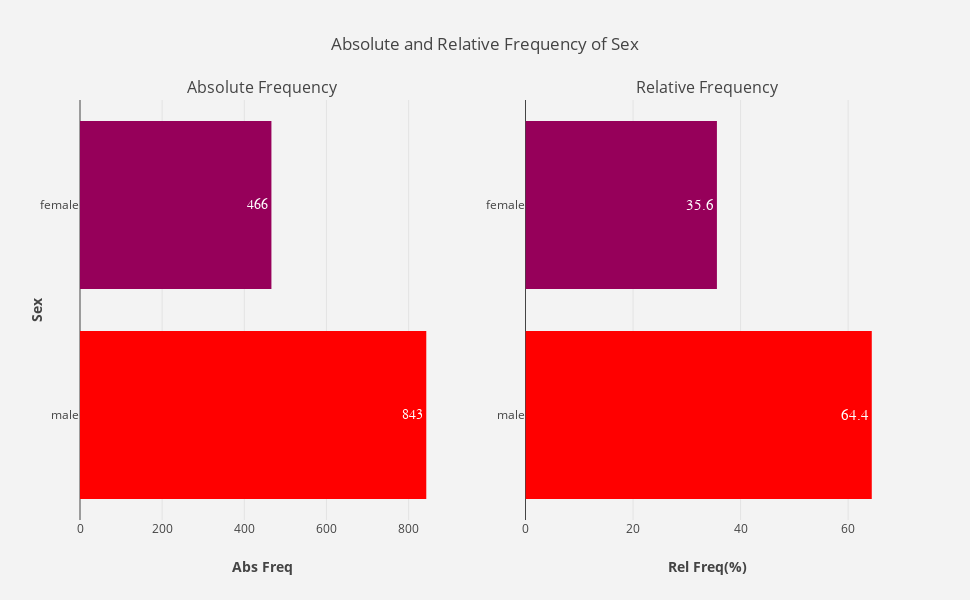

Notebook code for this chart:
### Markdown cell above
### 4.1.2 Sex <a id="4.1.2"></a>

### Code cell
"""Plot the absolute and relative frequency of Sex."""
plotFrequency(merged.Sex)

### Figure 1 — Plotly figure (JSON) as saved in the notebook; plotly's stock layout.template omitted (floating-point values rounded to 4 significant figures)
{"data": [{"hoverinfo": "x+y", "marker": {"color": [843, 466], "colorscale": "Rainbow"}, "name": "Abs Freq", "orientation": "h", "text": [843.0, 466.0], "textfont": {"family": "sans serif", "size": 14}, "textposition": "auto", "type": "bar", "uid": "6694717e-8e49-4a12-b8ad-c8fb22aa3c67", "x": [843, 466], "xaxis": "x", "y": ["male", "female"], "yaxis": "y"}, {"hoverinfo": "x+y", "marker": {"color": [64.4, 35.6], "colorscale": "Rainbow"}, "name": "Rel Freq(%)", "orientation": "h", "text": [64.4, 35.6], "textfont": {"family": "sans serif", "size": 15}, "textposition": "auto", "type": "bar", "uid": "f2a74674-5ad4-487e-91e1-6d5dfd581402", "x": [64.4, 35.6], "xaxis": "x2", "y": ["male", "female"], "yaxis": "y2"}], "layout": {"annotations": [{"font": {"size": 16}, "showarrow": false, "text": "Absolute Frequency", "x": 0.225, "xanchor": "center", "xref": "paper", "y": 1.0, "yanchor": "bottom", "yref": "paper"}, {"font": {"size": 16}, "showarrow": false, "text": "Relative Frequency", "x": 0.775, "xanchor": "center", "xref": "paper", "y": 1.0, "yanchor": "bottom", "yref": "paper"}], "height": 600, "hovermode": "closest", "paper_bgcolor": "rgb(243, 243, 243)", "plot_bgcolor": "rgb(243, 243, 243)", "showlegend": false, "title": {"text": "Absolute and Relative Frequency of Sex"}, "width": 970, "xaxis": {"anchor": "y", "domain": [0.0, 0.45], "title": {"text": "<b>Abs Freq</b>"}}, "xaxis2": {"anchor": "y2", "domain": [0.55, 1.0], "title": {"text": "<b>Rel Freq(%)</b>"}}, "yaxis": {"anchor": "x", "domain": [0.0, 1.0], "title": {"text": "<b>Sex</b>"}}, "yaxis2": {"anchor": "x2", "domain": [0.0, 1.0]}}}
